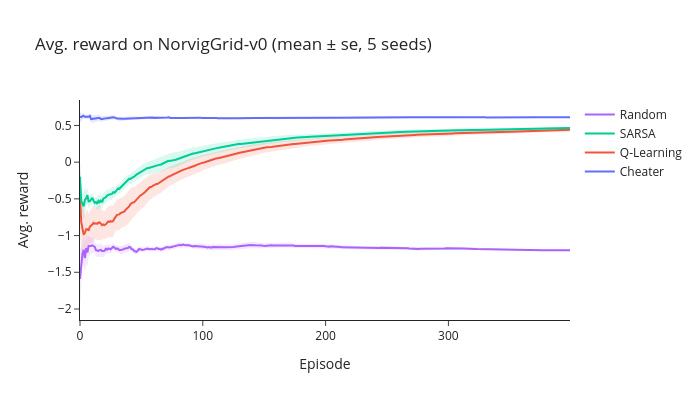

The notebook cell saved with this chart:
### Markdown cell above
### Exercise - Implement Q-learning and SARSA

> ```yaml
> Difficulty: 🔴🔴🔴⚪⚪
> Importance: 🔵🔵🔵🔵⚪
> 
> You should spend up to 20-30 minutes on these exercises.
> 
> They are difficult, so you should use the hints if you need.
> ```

You should fill in the classes `EpsilonGreedy`, `QLearning` and `SARSA` below.

- `EpsilonGreedy`
    - This is simply a base class which keeps track of the current Q-value estimates, and selects an action based on an epsilon-greedy policy (i.e. with probability $\epsilon$ a random action is taken, and with policy $1-\epsilon$ the Q-maximizing action is taken, according to current Q-value estimates.
    - We've already filled in the initialization for you (with optimism), all that's left is for you to implement epsilon-greedy action selection.
- `QLearning`
    - You should fill in the `observe` method for the `QLearning` class, to update Q-values based on observations (according to the formula above).
- `SARSA`
    - You should fill in the `observe` method for the `SARSA` class, to update Q-values based on observations (according to the formula above).

Note that we've given the SARSA agent a slightly different `run_episode` function. Can you see what's different about this, and why we've done this? (This is pretty subtle so don't worry about it too much.)

<details>
<summary>Answer - what's different?</summary>

We've reordered the `while` loop content. Before, it looked like this:

```python
while not done:
    act = self.get_action(obs)
    new_obs, reward, terminated, truncated, info = self.env.step(act)
    done = terminated or truncated
    exp = Experience(obs, act, reward, new_obs)
    self.observe(exp)
    rewards.append(reward)
    obs = new_obs
```

Now, it looks like this:

```python
while not done:
    new_obs, reward, terminated, truncated, info = self.env.step(act)
    done = terminated or truncated
    new_act = self.get_action(new_obs)
    exp = Experience(obs, act, reward, new_obs, new_act)
    self.observe(exp)
    rewards.append(reward)
    obs = new_obs
    act = new_act
```

</details>

<details>
<summary>Answer - why is it different?</summary>

It's different in SARSA because the order of operations is different. We have:

- **SARSA** = take action $a_t$, observe $(r_{t+1}, s_{t+1})$, then decide on next action $a_{t+1}$, then update
- **Q-learning** = take action $a_t$, observe $(r_{t+1}, s_{t+1})$, then update, then decide on next action $a_{t+1}$

The key point being that *the action $a_{t+1}$ has to be computed before the SARSA update step, since SARSA updates on actions taken*. Whereas Q-learning updates should happen after the action $a_t$.

Don't worry if you don't fully understand this, the order of operations for these 2 algorithms can get a bit messy. All you really need to understand is this: in both cases, the code variables `exp.obs, exp.act, exp.reward, exp.new_obs` in the observe methods correspond to the pseudocode variables $S, A, R, S'$, and in the case of SARSA we also have `exp.new_act` which corresponds to $A'$.

</details>

#### Tips

- Use `self.rng.random()` to generate random numbers in the range $[0,1)$, and `self.rng.integers(0, n)` for random integers in the range $0, 1, \ldots, n-1$.
- The random agent results in very long episodes, which slows evaluation. You can remove them from the experiment once you've convinced yourself that your agents are doing something reasonable.
- Leave $\gamma =0.99$ for now.


When you run the code below, you should expect to see SARSA outperform  Q-Learning (by a lot at first, then this gap will narrow). They should both be slightly worse than the cheater, and *much* better than the random agent.

### Code cell
class EpsilonGreedy(Agent):
    """
    A class for SARSA and Q-Learning to inherit from.
    """

    def __init__(
        self,
        env: DiscreteEnviroGym,
        config: AgentConfig = defaultConfig,
        gamma: float = 0.99,
        seed: int = 0,
    ):
        super().__init__(env, config, gamma, seed)
        self.Q = np.zeros((self.num_states, self.num_actions)) + self.config.optimism
        # self.Q = np.zeros((self.num_states, self.num_actions)) + 0.5
        # Terminal states have value 0. We never act from them so their Q-values are never updated, but
        # Q-learning & SARSA bootstrap from them, so they mustn't keep the optimistic initial value.
        if hasattr(env.unwrapped, "env"):  # our `DiscreteEnviroGym` envs expose their terminal states
            self.Q[env.unwrapped.env.terminal] = 0

    def get_action(self, obs: ObsType) -> ActType:
        """
        Selects an action using epsilon-greedy with respect to Q-value estimates
        """
        if self.rng.random() < self.config.epsilon:
        # if self.rng.random() < 0.001:
            return self.rng.integers(0, self.num_actions)
        else:
            return np.argmax(self.Q[obs])


class QLearning(EpsilonGreedy):
    def observe(self, exp: Experience) -> None:
        obs = exp.obs
        act = exp.act
        reward = exp.reward
        new_obs = exp.new_obs
        max_new_act = np.argmax(self.Q[new_obs])
        self.Q[obs, act] += self.config.lr * (reward + self.Q[new_obs, max_new_act] * self.gamma - self.Q[obs, act])


class SARSA(EpsilonGreedy):
    def observe(self, exp: Experience):
        obs = exp.obs
        act = exp.act
        reward = exp.reward
        new_obs = exp.new_obs
        new_act = exp.new_act
        self.Q[obs, act] += self.config.lr * (reward + self.Q[new_obs, new_act] * self.gamma - self.Q[obs, act])

    def run_episode(self, seed) -> list[float]:
        rewards = []
        obs, info = self.env.reset(seed=seed)
        act = self.get_action(obs)
        self.reset(seed=seed)
        done = False
        while not done:
            new_obs, reward, terminated, truncated, info = self.env.step(act)
            done = terminated or truncated
            new_act = self.get_action(new_obs)
            exp = Experience(obs, act, reward, new_obs, new_act)
            self.observe(exp)
            rewards.append(reward)
            obs = new_obs
            act = new_act
        return rewards


gamma = 0.99
n_runs = 400
n_seeds = 5
norvig_specs = [
    (Cheater, AgentConfig(), "Cheater"),
    (QLearning, AgentConfig(), "Q-Learning"),
    (SARSA, AgentConfig(), "SARSA"),
    (Random, AgentConfig(), "Random"),
]
# average over a few seeds (tabular RL is noisy) and plot mean ± standard error
curves = utils.seeded_curves(norvig_specs, "NorvigGrid-v0", gamma=gamma, n_runs=n_runs, n_seeds=n_seeds)
title = f"Avg. reward on NorvigGrid-v0 (mean ± se, {n_seeds} seeds)"
utils.plot_learning_curves(curves, title=title, yaxis_title="Avg. reward", band="se")

### Figure 1 — Plotly figure (JSON) as saved in the notebook; plotly's stock layout.template omitted (floating-point values rounded to 4 significant figures; data arrays with more than 128 entries replaced by an {"elided": "..."} marker saying what was removed)
{"data": [{"hoverinfo": "skip", "line": {"width": 0}, "mode": "lines", "showlegend": false, "type": "scatter", "x": {"elided": "400 int values"}, "y": {"elided": "400 float values"}}, {"fill": "tonexty", "fillcolor": "rgba(99,110,250,0.15)", "hoverinfo": "skip", "line": {"width": 0}, "mode": "lines", "showlegend": false, "type": "scatter", "x": {"elided": "400 int values"}, "y": {"elided": "400 float values"}}, {"line": {"color": "rgb(99,110,250)"}, "mode": "lines", "name": "Cheater", "type": "scatter", "x": {"elided": "400 int values"}, "y": {"elided": "400 float values"}}, {"hoverinfo": "skip", "line": {"width": 0}, "mode": "lines", "showlegend": false, "type": "scatter", "x": {"elided": "400 int values"}, "y": {"elided": "400 float values"}}, {"fill": "tonexty", "fillcolor": "rgba(239,85,59,0.15)", "hoverinfo": "skip", "line": {"width": 0}, "mode": "lines", "showlegend": false, "type": "scatter", "x": {"elided": "400 int values"}, "y": {"elided": "400 float values"}}, {"line": {"color": "rgb(239,85,59)"}, "mode": "lines", "name": "Q-Learning", "type": "scatter", "x": {"elided": "400 int values"}, "y": {"elided": "400 float values"}}, {"hoverinfo": "skip", "line": {"width": 0}, "mode": "lines", "showlegend": false, "type": "scatter", "x": {"elided": "400 int values"}, "y": {"elided": "400 float values"}}, {"fill": "tonexty", "fillcolor": "rgba(0,204,150,0.15)", "hoverinfo": "skip", "line": {"width": 0}, "mode": "lines", "showlegend": false, "type": "scatter", "x": {"elided": "400 int values"}, "y": {"elided": "400 float values"}}, {"line": {"color": "rgb(0,204,150)"}, "mode": "lines", "name": "SARSA", "type": "scatter", "x": {"elided": "400 int values"}, "y": {"elided": "400 float values"}}, {"hoverinfo": "skip", "line": {"width": 0}, "mode": "lines", "showlegend": false, "type": "scatter", "x": {"elided": "400 int values"}, "y": {"elided": "400 float values"}}, {"fill": "tonexty", "fillcolor": "rgba(171,99,250,0.15)", "hoverinfo": "skip", "line": {"width": 0}, "mode": "lines", "showlegend": false, "type": "scatter", "x": {"elided": "400 int values"}, "y": {"elided": "400 float values"}}, {"line": {"color": "rgb(171,99,250)"}, "mode": "lines", "name": "Random", "type": "scatter", "x": {"elided": "400 int values"}, "y": {"elided": "400 float values"}}], "layout": {"height": 400, "hovermode": "x unified", "title": {"text": "Avg. reward on NorvigGrid-v0 (mean ± se, 5 seeds)"}, "width": 700, "xaxis": {"title": {"text": "Episode"}}, "yaxis": {"title": {"text": "Avg. reward"}}}}
